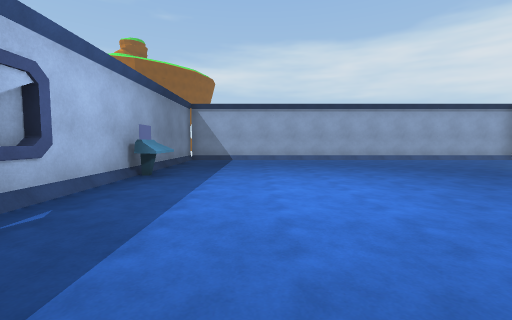
View 1 (above)

15 first-person views from a walk through a scene from a Unity 3-D project. The camera is 1.3 m above the floor, tilts 4° down and sees 90° across. The floor is counted in squares, 2 m on a side. Each view is taken from the middle of a square. On the plan, view 1 faces up. The plan holds only what a view shows up to about 9 squares ahead; the rest is blank. The place goes on beyond the plan. The player is left out. Door leaves are left out, so doorways stand open. Some surface patterns are stand-ins.

View 2
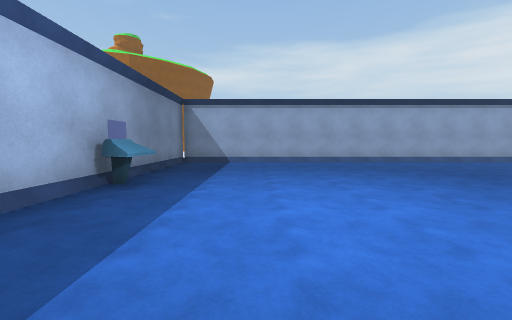

View 3
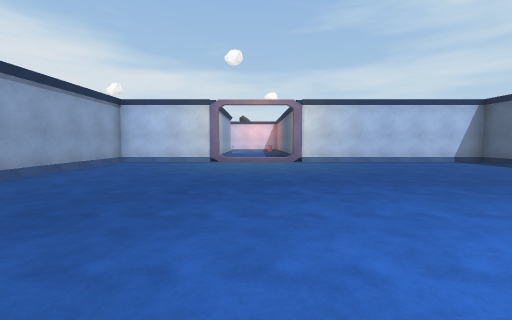

View 4
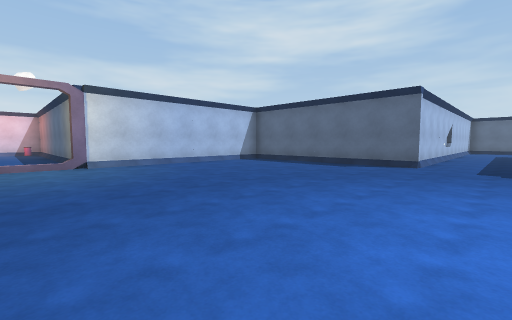

View 5
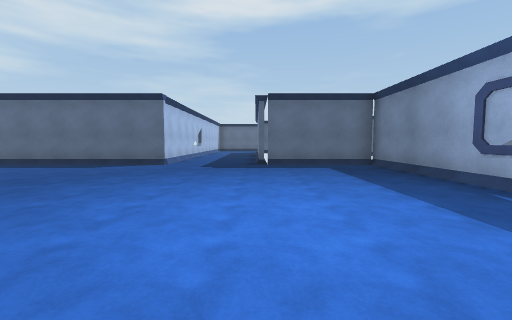

View 6
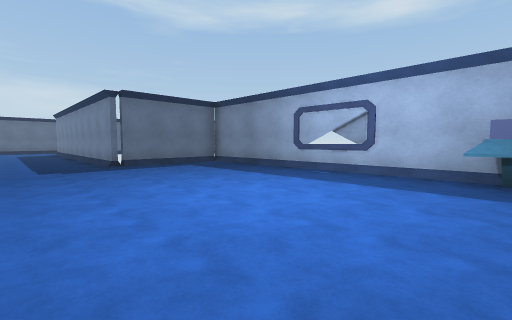

View 7
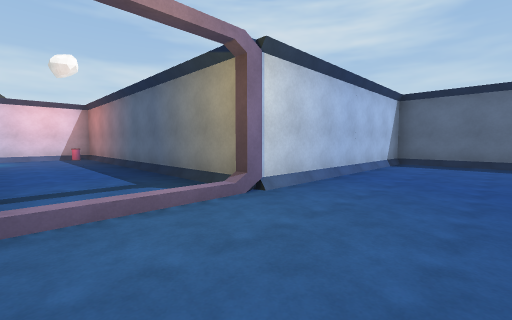

View 8
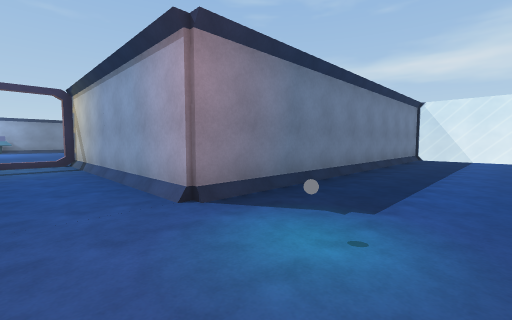

View 9
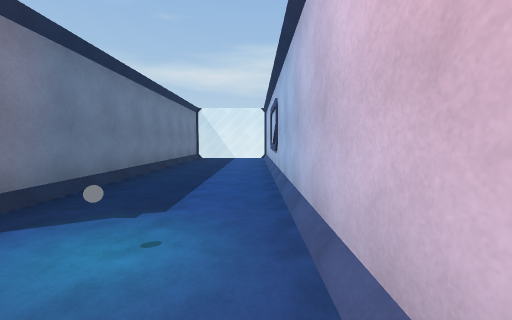

View 10
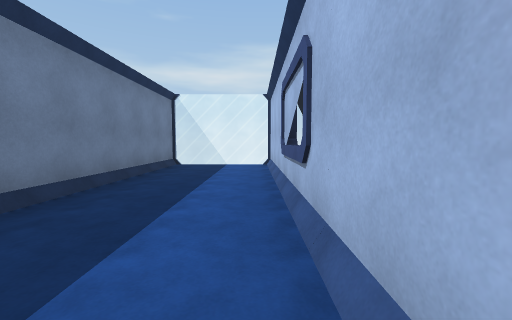

View 11
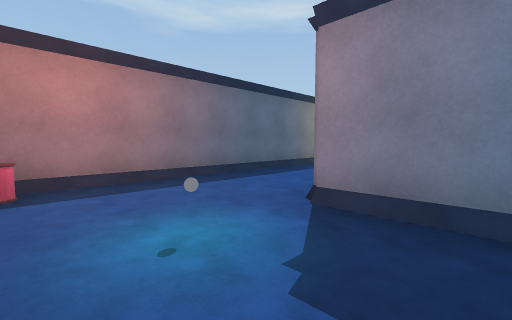

View 12
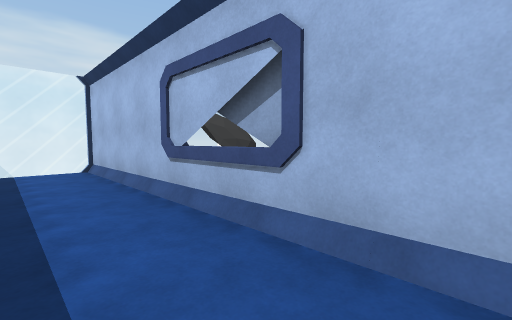

View 13
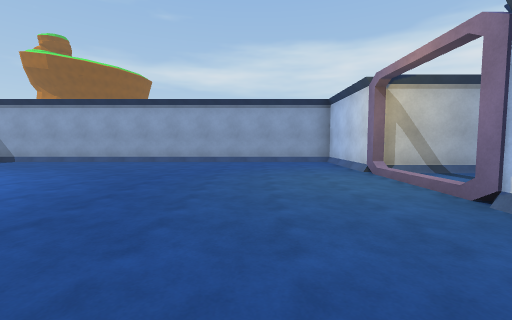

View 14
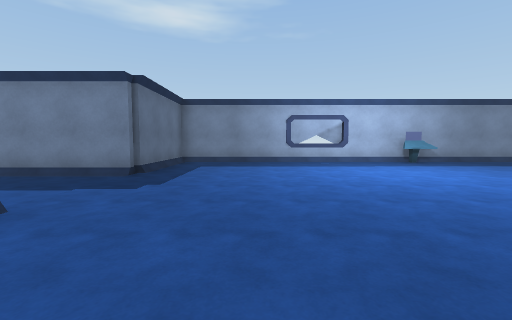

View 15
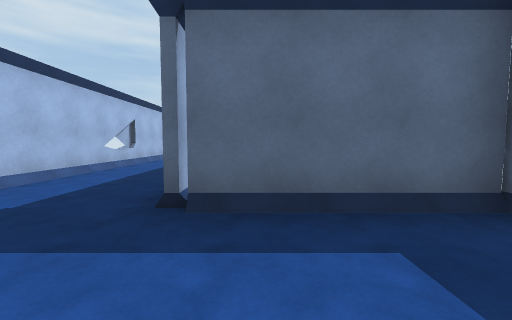

### Floor plan
Points are (right, up) in squares from view 1. A wall is a line through its corners. A room is listed if a view was taken in it or the views show most of it. See-through windows are left out.
Room 1 (views 1, 2, 3, 4, 5, 6, 7, 13, 14, 15)
walls: (9.4, 6.1) (9.4, 9.4) (-2.4, 9.4) (-2.4, -2.4) (0.9, -2.4) (0.9, -5.5); (3.8, -5.5) (3.8, -2.4) (9.4, -2.4) (9.4, 4.1)
ways out: open door at (9.5, 5) to room 2
objects: console (-2, 5)
Room 2 (views 8, 9, 10, 11, 12)
walls: (18.4, 4.6) (18.4, 15.2); (15.6, 15.2) (15.6, 6.4) (9.6, 6.4); (9.7, 3.6) (18.1, 3.6)
ways out: open door at (9.5, 5) to room 1
objects: barrier (16, 16); orb (17, 6); other object (18, 4); barrier (18, 16)

Positions as (right, up) in squares from view 1, and headings:
1: (0, 0), facing up
2: (0, 1), facing up
3: (1, 5), facing right
4: (2, 5), facing down-right
5: (1, 5), facing down
6: (3, 5), facing down-left
7: (7, 6), facing down-right
8: (18, 5), facing up-left
9: (18, 5), facing up
10: (18, 8), facing up
11: (18, 8), facing down-left
12: (17, 9), facing up-right
13: (7, 1), facing up
14: (6, 0), facing left
15: (0, 0), facing down
